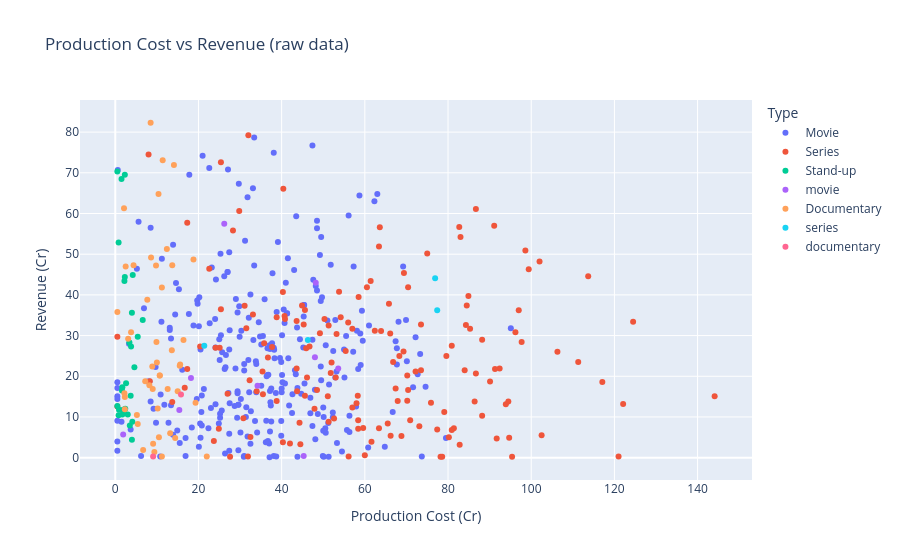

Source (notebook cell):
### Code cell
fig = px.scatter(df, x='ProductionCostCr', y='RevenueCr', color='Type',
                  title='Production Cost vs Revenue (raw data)',
                  labels={'ProductionCostCr': 'Production Cost (Cr)', 'RevenueCr': 'Revenue (Cr)'})
fig.show()

### Figure 1 — Plotly figure (JSON) as saved in the notebook; plotly's stock layout.template omitted (floating-point values rounded to 4 significant figures; data arrays with more than 128 entries replaced by an {"elided": "..."} marker saying what was removed)
{"data": [{"hovertemplate": "Type=Movie<br>Production Cost (Cr)=%{x}<br>Revenue (Cr)=%{y}<extra></extra>", "legendgroup": "Movie", "marker": {"color": "#636efa", "symbol": "circle"}, "mode": "markers", "name": "Movie", "orientation": "v", "showlegend": true, "type": "scatter", "x": {"elided": "279 float values"}, "xaxis": "x", "y": {"elided": "279 float values"}, "yaxis": "y"}, {"hovertemplate": "Type=Series<br>Production Cost (Cr)=%{x}<br>Revenue (Cr)=%{y}<extra></extra>", "legendgroup": "Series", "marker": {"color": "#EF553B", "symbol": "circle"}, "mode": "markers", "name": "Series", "orientation": "v", "showlegend": true, "type": "scatter", "x": {"elided": "156 float values"}, "xaxis": "x", "y": {"elided": "156 float values"}, "yaxis": "y"}, {"hovertemplate": "Type=Stand-up<br>Production Cost (Cr)=%{x}<br>Revenue (Cr)=%{y}<extra></extra>", "legendgroup": "Stand-up", "marker": {"color": "#00cc96", "symbol": "circle"}, "mode": "markers", "name": "Stand-up", "orientation": "v", "showlegend": true, "type": "scatter", "x": [1.7, 0.8, 3.4, 0.9, 1.5, 3.5, 3.7, 0.5, 3.8, 4.2, 4.6, 4.1, 4.0, 2.6, 6.6, 2.4, 2.3, 2.3, 4.0, 2.2, 3.0, 5.4, 1.9, 0.5, 1.6, 1.7, 2.0, 0.8], "xaxis": "x", "y": [10.6, 52.9, 28.3, 11.8, 68.5, 7.9, 15.2, 12.7, 27.3, 44.9, 22.2, 8.8, 35.6, 18.3, 33.8, 12.0, 44.4, 69.5, 4.4, 43.4, 10.6, 29.7, 11.8, 70.3, 16.5, 17.3, 11.6, 10.4], "yaxis": "y"}, {"hovertemplate": "Type=movie<br>Production Cost (Cr)=%{x}<br>Revenue (Cr)=%{y}<extra></extra>", "legendgroup": "movie", "marker": {"color": "#ab63fa", "symbol": "circle"}, "mode": "markers", "name": "movie", "orientation": "v", "showlegend": true, "type": "scatter", "x": [18.2, 48.0, 48.2, 1.9, 15.4, 45.3, 34.2, 53.6, 26.2], "xaxis": "x", "y": [19.6, 24.7, 43.0, 5.7, 11.7, 0.4, 17.7, 21.9, 57.5], "yaxis": "y"}, {"hovertemplate": "Type=Documentary<br>Production Cost (Cr)=%{x}<br>Revenue (Cr)=%{y}<extra></extra>", "legendgroup": "Documentary", "marker": {"color": "#FFA15A", "symbol": "circle"}, "mode": "markers", "name": "Documentary", "orientation": "v", "showlegend": true, "type": "scatter", "x": [9.8, 8.9, 11.4, 7.2, 2.3, 10.5, 9.1, 10.2, 15.5, 2.3, 5.2, 6.7, 2.1, 10.0, 10.7, 8.5, 4.4, 2.5, 14.4, 12.4, 13.6, 11.2, 3.1, 7.7, 8.6, 15.6, 13.7, 9.9, 0.5, 5.4, 22.0, 10.4, 12.6, 2.2, 18.8, 9.0, 15.0, 8.2, 9.4, 19.3, 11.2, 14.1, 16.4, 3.8, 13.2, 10.7], "xaxis": "x", "y": [47.2, 22.4, 73.1, 18.8, 11.9, 5.0, 3.4, 12.1, 22.6, 14.9, 10.5, 1.9, 61.3, 23.4, 20.2, 82.3, 47.3, 47.0, 4.8, 51.3, 26.4, 0.3, 29.2, 38.8, 49.2, 22.9, 47.3, 28.4, 35.8, 8.3, 0.3, 64.8, 16.9, 15.8, 48.7, 16.9, 16.3, 17.8, 1.4, 13.5, 41.8, 71.9, 28.9, 30.8, 6.0, 20.2], "yaxis": "y"}, {"hovertemplate": "Type=series<br>Production Cost (Cr)=%{x}<br>Revenue (Cr)=%{y}<extra></extra>", "legendgroup": "series", "marker": {"color": "#19d3f3", "symbol": "circle"}, "mode": "markers", "name": "series", "orientation": "v", "showlegend": true, "type": "scatter", "x": [21.4, 46.3, 77.4, 76.9], "xaxis": "x", "y": [27.5, 28.9, 36.2, 44.1], "yaxis": "y"}, {"hovertemplate": "Type=documentary<br>Production Cost (Cr)=%{x}<br>Revenue (Cr)=%{y}<extra></extra>", "legendgroup": "documentary", "marker": {"color": "#FF6692", "symbol": "circle"}, "mode": "markers", "name": "documentary", "orientation": "v", "showlegend": true, "type": "scatter", "x": [15.8, 9.1], "xaxis": "x", "y": [15.5, 0.3], "yaxis": "y"}], "layout": {"legend": {"title": {"text": "Type"}, "tracegroupgap": 0}, "title": {"text": "Production Cost vs Revenue (raw data)"}, "xaxis": {"anchor": "y", "domain": [0.0, 1.0], "title": {"text": "Production Cost (Cr)"}}, "yaxis": {"anchor": "x", "domain": [0.0, 1.0], "title": {"text": "Revenue (Cr)"}}}}
